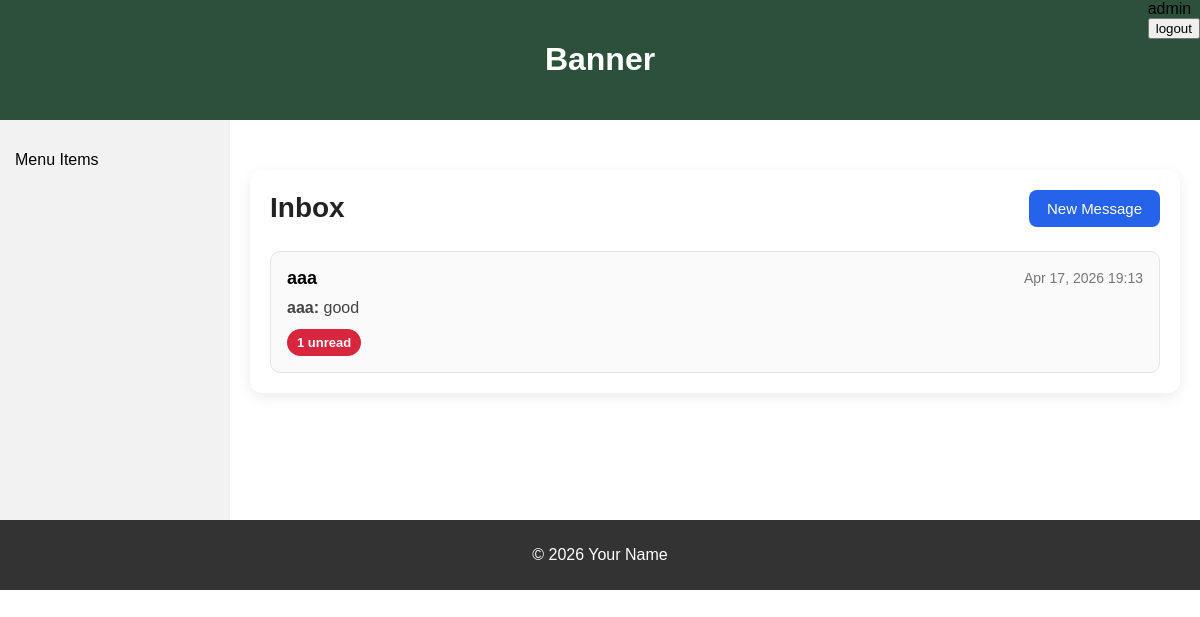
The page /inbox/ (signed in) on the database its author committed.
### bookMng/models.py (models this page shows, shortened)
class MessageThread(models.Model):
    user1 = models.ForeignKey(
        settings.AUTH_USER_MODEL,
        on_delete=models.CASCADE,
        related_name="message_threads_as_user1",
    )
    user2 = models.ForeignKey(
        settings.AUTH_USER_MODEL,
        on_delete=models.CASCADE,
        related_name="message_threads_as_user2",
    )
    created_at = models.DateTimeField(auto_now_add=True)
    updated_at = models.DateTimeField(auto_now=True)
    class Meta:
        ordering = ["-updated_at"]
        constraints = [
            models.UniqueConstraint(
                fields=["user1", "user2"],
                name="unique_message_thread_pair",
            )
        ]
    def other_user(self, current_user):
        if current_user == self.user1:
            return self.user2
        return self.user1
    def latest_message(self):
        return self.messages.order_by("-created_at").first()
    def unread_count_for(self, user):
        return self.messages.filter(recipient=user, is_read=False).count()

class PrivateMessage(models.Model):
    thread = models.ForeignKey(
        MessageThread,
        on_delete=models.CASCADE,
        related_name="messages",
    )
    sender = models.ForeignKey(
        settings.AUTH_USER_MODEL,
        on_delete=models.CASCADE,
        related_name="sent_private_messages",
    )
    recipient = models.ForeignKey(
        settings.AUTH_USER_MODEL,
        on_delete=models.CASCADE,
        related_name="received_private_messages",
    )
    body = models.TextField()
    is_read = models.BooleanField(default=False)
    created_at = models.DateTimeField(auto_now_add=True)
    read_at = models.DateTimeField(null=True, blank=True)
    class Meta:
        ordering = ["created_at"]

### bookMng/views.py (the view)
# urls.py: path("inbox/", views.inbox, name="inbox"),
@login_required
@require_GET
def inbox(request: HttpRequest) -> HttpResponse:
    threads = (
        MessageThread.objects
        .filter(Q(user1=request.user) | Q(user2=request.user))
        .prefetch_related("messages", "user1", "user2")
        .order_by("-updated_at")
    )
    thread_data = []
    for thread in threads:
        other_user = thread.other_user(request.user)
        latest_message = thread.latest_message()
        unread_count = thread.unread_count_for(request.user)
        thread_data.append(
            {
                "thread": thread,
                "other_user": other_user,
                "latest_message": latest_message,
                "unread_count": unread_count,
            }
        )
    context = {
        "thread_data": thread_data,
    }
    return render(request, "bookMng/inbox.html", context)

### bookEx/templates/bookMng/inbox.html
{% extends "base.html" %}
{% load static %}
{% block content %}
<div class="message-box-container">
    <div class="message-box-header">
        <h1>Inbox</h1>
        <a class="btn-primary" href="{% url 'compose_message' %}">New Message</a>
    </div>
    {% if thread_data %}
        <div class="thread-list">
            {% for item in thread_data %}
                <a class="thread-card" href="{% url 'thread_detail' item.thread.id %}">
                    <div class="thread-card-top">
                        <span class="thread-username">{{ item.other_user.username }}</span>
                        {% if item.latest_message %}
                            <span class="thread-time">{{ item.latest_message.created_at|date:"M d, Y H:i" }}</span>
                        {% endif %}
                    </div>
                    <div class="thread-card-body">
                        {% if item.latest_message %}
                            <p>
                                <strong>
                                    {% if item.latest_message.sender == request.user %}
                                        You:
                                    {% else %}
                                        {{ item.other_user.username }}:
                                    {% endif %}
                                </strong>
                                {{ item.latest_message.body|truncatechars:90 }}
                            </p>
                        {% else %}
                            <p>No messages yet.</p>
                        {% endif %}
                    </div>
                    {% if item.unread_count > 0 %}
                        <div class="thread-unread-badge">
                            {{ item.unread_count }} unread
                        </div>
                    {% endif %}
                </a>
            {% endfor %}
        </div>
    {% else %}
        <div class="empty-state">
            <p>You have no conversations yet.</p>
            <a class="btn-primary" href="{% url 'compose_message' %}">Start a Conversation</a>
        </div>
    {% endif %}
</div>
{% endblock %}

### bookEx/templates/base.html (shortened to what this page needs)
{% load static %}
<!DOCTYPE html>
<html lang="en">
<head>
    <link rel="stylesheet" href="../static/main.css">
    <link rel="stylesheet" href="{% static 'table_format.css' %}" type="text/css" />
     <link rel="stylesheet" href="{% static 'message_box.css' %}">
</head>
<body>
    <span style="float: right;">
        {% if user.is_authenticated %}
           {{ user.username}}
           <form action="{% url 'logout' %}?next=/" method="post">
               <button type="submit">logout</button>
           </form>
        {% else %}
           Not Logged in
           <a href="{% url 'login' %}?next=/">login</a>
        {% endif %}
    </span>
    <header class="banner">
        <h1>Banner</h1>
    </header>
    <div class="container">
        <nav class="menu">
            <ul>
                {% block sidenav %}
                    Menu Items
                {% endblock sidenav %}
            </ul>
        </nav>
        <main class="content">
                {% block content %}{% endblock content %}
        </main>
    </div>
    <footer class="footer">
        <p>© 2026 Your Name</p>
    </footer>
</body>
</html>

### bookEx/static/main.css (style rules this page uses)
body { margin: 0; font-family: Arial, sans-serif; }
.banner { background-color: #2c5039; color: white; text-align: center; padding: 20px; }
.container { display: flex; min-height: 400px; }
.menu { width: 200px; background-color: #f2f2f2; padding: 15px; }
.menu ul { list-style: none; padding: 0; }
.content { flex: 1; padding: 20px; background-color: #ffffff; }
.footer { background-color: #333; color: white; text-align: center; padding: 10px; }

### bookEx/static/message_box.css (style rules this page uses)
.message-box-container { max-width: 900px; margin: 30px auto; padding: 20px; background: #ffffff; border-radius: 12px; box-shadow: 0 4px 14px rgba(0, 0, 0, 0.08); }
.message-box-header { display: flex; justify-content: space-between; align-items: center; gap: 16px; margin-bottom: 24px; flex-wrap: wrap; }
.message-box-header h1 { margin: 0; font-size: 28px; color: #222; }
.thread-list { display: grid; gap: 16px; }
.thread-card { display: block; text-decoration: none; color: inherit; padding: 16px; border: 1px solid #e5e5e5; border-radius: 10px; background: #fafafa; transition: transform 0.15s ease, box-shadow 0.15s ease; }
.thread-card-top { display: flex; justify-content: space-between; align-items: center; gap: 12px; margin-bottom: 10px; }
.thread-username { font-weight: 700; font-size: 18px; }
.thread-time { color: #777; font-size: 14px; }
.thread-card-body p { margin: 0; color: #444; }
.thread-unread-badge { display: inline-block; margin-top: 12px; padding: 6px 10px; border-radius: 999px; background: #d7263d; color: #fff; font-size: 13px; font-weight: 600; }
.btn-primary, .btn-secondary { display: inline-block; width: fit-content; padding: 10px 18px; border: none; border-radius: 8px; cursor: pointer; font-size: 15px; text-decoration: none; }
.btn-primary { background: #2563eb; color: white; }

### rows shown on the page
MessageThread: other_user.username "aaa", latest_message.created_at "Apr 17, 2026 19:13", latest_message.body "good", unread_count "1"

### other values the page prints
{{ user.username }} "admin"
